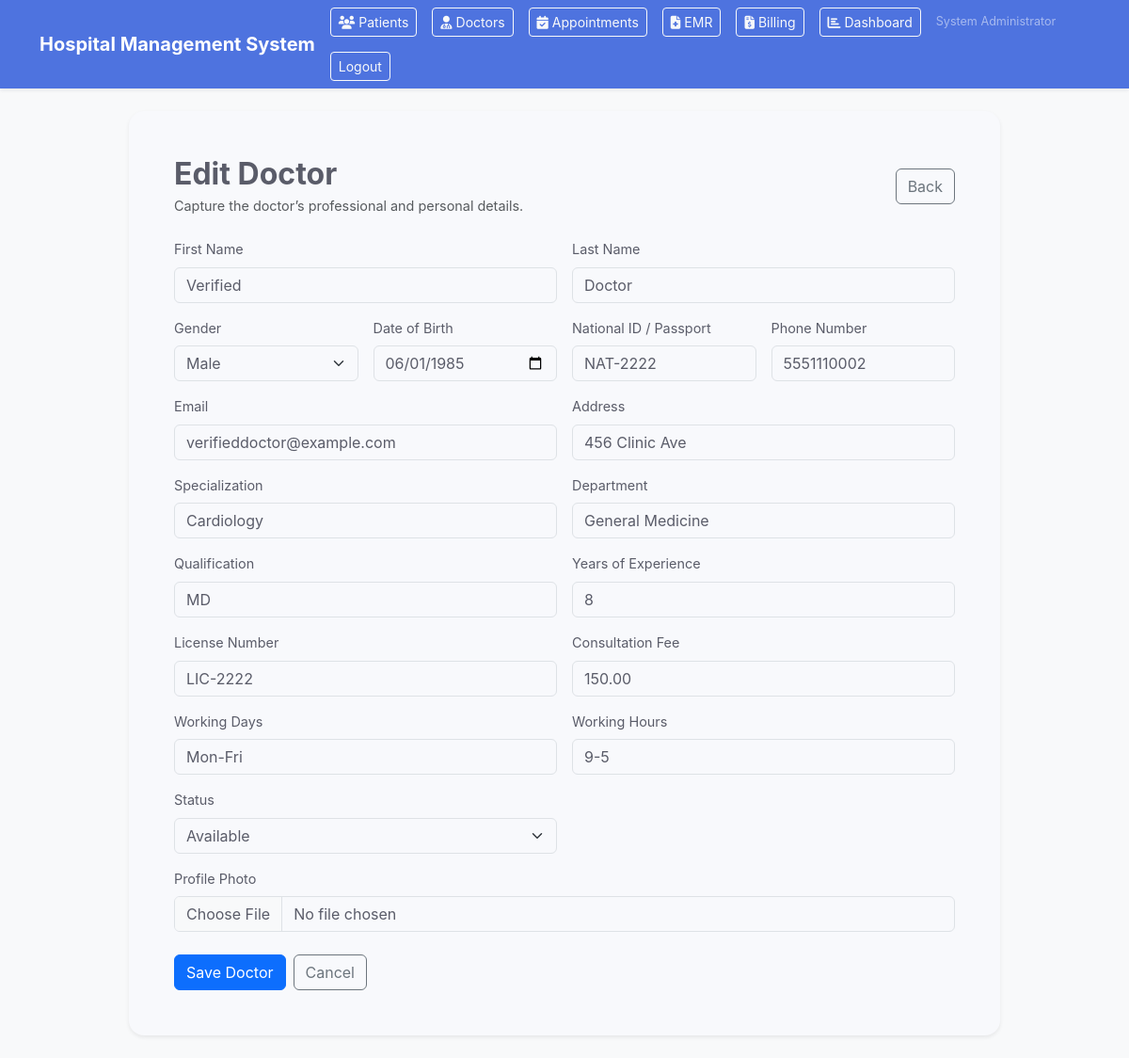
/doctors/edit/1 (signed in), run on the app's committed database.
### Hospital-Management-System/models.py (models this page shows, shortened)
class User(db.Model, UserMixin):
    __tablename__ = "users"
    id = db.Column(db.Integer, primary_key=True)
    username = db.Column(db.String(80), unique=True, nullable=False)
    password_hash = db.Column(db.String(255), nullable=False)
    role = db.Column(db.String(50), nullable=False)
    full_name = db.Column(db.String(120), nullable=False, default="")
    failed_login_attempts = db.Column(db.Integer, default=0, nullable=False)
    is_locked = db.Column(db.Boolean, default=False, nullable=False)
    last_password_change = db.Column(db.DateTime, default=datetime.utcnow, nullable=False)
    patient = db.relationship("Patient", backref="user", uselist=False, cascade="all, delete-orphan")
    doctor = db.relationship("Doctor", backref="user", uselist=False, cascade="all, delete-orphan")
    nurse = db.relationship("Nurse", backref="user", uselist=False, cascade="all, delete-orphan")
    employee = db.relationship("Employee", backref=db.backref("user", uselist=False))

class Doctor(db.Model):
    __tablename__ = "doctors"
    id = db.Column(db.Integer, primary_key=True)
    user_id = db.Column(db.Integer, db.ForeignKey("users.id"), nullable=True)
    doctor_id = db.Column(db.String(50), unique=True, nullable=False, default="")
    first_name = db.Column(db.String(80), nullable=False, default="")
    last_name = db.Column(db.String(80), nullable=False, default="")
    gender = db.Column(db.String(20), nullable=True)
    date_of_birth = db.Column(db.Date, nullable=True)
    national_id = db.Column(db.String(50), nullable=True)
    phone = db.Column(db.String(30), nullable=True)
    email = db.Column(db.String(120), nullable=True)
    address = db.Column(db.Text, nullable=True)
    specialization = db.Column(db.String(120), nullable=True)
    department = db.Column(db.String(120), nullable=True)
    qualification = db.Column(db.String(200), nullable=True)
    years_of_experience = db.Column(db.Integer, default=0)
    license_number = db.Column(db.String(80), nullable=True)
    consultation_fee = db.Column(db.Numeric(10, 2), default=0)
    working_days = db.Column(db.String(120), nullable=True)
    working_hours = db.Column(db.String(120), nullable=True)
    status = db.Column(db.String(50), default="Available")
    profile_photo = db.Column(db.String(255), nullable=True)
    date_joined = db.Column(db.DateTime, default=datetime.utcnow, nullable=False)

### Hospital-Management-System/routes/doctors.py (the view, shortened to what this page needs)
@doctors_bp.route("/doctors/edit/<int:doctor_id>", methods=["GET", "POST"])
@login_required
def edit_doctor(doctor_id):
    doctor = Doctor.query.get_or_404(doctor_id)
    return render_template("doctor_form.html", doctor=doctor, title="Edit Doctor")

### Hospital-Management-System/app.py (called while the page is built)
@login_manager.user_loader
def load_user(user_id: str):
    return get_user_by_id(int(user_id))

@app.before_request
def protect_pages():
    if request.endpoint in {None, "static"}:
        return None
    if request.endpoint in {"auth.login", "auth.logout", "auth.register"}:
        return None
    if current_user.is_authenticated:
        return None
    flash("Please log in to continue.", "warning")
    return redirect(url_for("auth.login"))

@app.context_processor
def inject_settings():
    if 'settings' not in g:
        try:
            if db.inspect(db.engine).has_table('system_settings'):
                g.settings = {s.key: s.value for s in SystemSetting.query.all()}
            else:
                g.settings = {}
        except Exception:
            g.settings = {}
    return dict(settings=g.settings)

### Hospital-Management-System/models.py (called while the page is built)
def get_user_by_id(user_id: int) -> Optional[User]:
    if current_app:
        return User.query.get(user_id)
    from app import app as flask_app
    with flask_app.app_context():
        return User.query.get(user_id)

### Hospital-Management-System/templates/doctors/doctor_form.html (shortened to what this page needs)
{% extends "base.html" %}
{% block content %}
<div class="row justify-content-center">
    <div class="col-lg-10">
        <div class="card border-0 shadow-sm rounded-4">
            <div class="card-body p-4 p-lg-5">
                <div class="d-flex justify-content-between align-items-center mb-4">
                    <div>
                        <h2 class="fw-bold mb-1">{{ title }}</h2>
                        <p class="text-muted mb-0">Capture the doctor’s professional and personal details.</p>
                    </div>
                    <a class="btn btn-outline-secondary" href="{{ url_for('doctors.doctors_index') }}">Back</a>
                </div>
                <form method="post" enctype="multipart/form-data">
                    <div class="row g-3">
                        <div class="col-md-6"><label class="form-label">First Name</label><input type="text" class="form-control" name="first_name" value="{{ doctor.first_name if doctor else '' }}" required></div>
                        <div class="col-md-6"><label class="form-label">Last Name</label><input type="text" class="form-control" name="last_name" value="{{ doctor.last_name if doctor else '' }}" required></div>
                        <div class="col-md-3"><label class="form-label">Gender</label><select class="form-select" name="gender" required><option value="Male" {% if doctor and doctor.gender=='Male' %}selected{% endif %}>Male</option></select></div>
                        <div class="col-md-3"><label class="form-label">Date of Birth</label><input type="date" class="form-control" name="date_of_birth" value="{{ doctor.date_of_birth.strftime('%Y-%m-%d') if doctor else '' }}" required></div>
                        <div class="col-md-3"><label class="form-label">National ID / Passport</label><input type="text" class="form-control" name="national_id" value="{{ doctor.national_id if doctor else '' }}" required></div>
                        <div class="col-md-3"><label class="form-label">Phone Number</label><input type="text" class="form-control" name="phone" value="{{ doctor.phone if doctor else '' }}" required></div>
                        <div class="col-md-6"><label class="form-label">Email</label><input type="email" class="form-control" name="email" value="{{ doctor.email if doctor else '' }}" required></div>
                        <div class="col-md-6"><label class="form-label">Address</label><input type="text" class="form-control" name="address" value="{{ doctor.address if doctor else '' }}" required></div>
                        <div class="col-md-6"><label class="form-label">Specialization</label><input type="text" class="form-control" name="specialization" value="{{ doctor.specialization if doctor else '' }}" required></div>
                        <div class="col-md-6"><label class="form-label">Department</label><input type="text" class="form-control" name="department" value="{{ doctor.department if doctor else '' }}" required></div>
                        <div class="col-md-6"><label class="form-label">Qualification</label><input type="text" class="form-control" name="qualification" value="{{ doctor.qualification if doctor else '' }}" required></div>
                        <div class="col-md-6"><label class="form-label">Years of Experience</label><input type="number" class="form-control" name="years_of_experience" value="{{ doctor.years_of_experience if doctor else '' }}" required></div>
                        <div class="col-md-6"><label class="form-label">License Number</label><input type="text" class="form-control" name="license_number" value="{{ doctor.license_number if doctor else '' }}" required></div>
                        <div class="col-md-6"><label class="form-label">Consultation Fee</label><input type="number" step="0.01" class="form-control" name="consultation_fee" value="{{ doctor.consultation_fee if doctor else '' }}" required></div>
                        <div class="col-md-6"><label class="form-label">Working Days</label><input type="text" class="form-control" name="working_days" value="{{ doctor.working_days if doctor else '' }}" required></div>
                        <div class="col-md-6"><label class="form-label">Working Hours</label><input type="text" class="form-control" name="working_hours" value="{{ doctor.working_hours if doctor else '' }}" required></div>
                        <div class="col-md-6"><label class="form-label">Status</label><select class="form-select" name="status"><option value="Available" {% if doctor and doctor.status=='Available' %}selected{% endif %}>Available</option></select></div>
                        <div class="col-md-12"><label class="form-label">Profile Photo</label><input type="file" class="form-control" name="photo"></div>
                    </div>
                    <div class="mt-4 d-flex gap-2">
                        <button type="submit" class="btn btn-primary">Save Doctor</button>
                        <a href="{{ url_for('doctors.doctors_index') }}" class="btn btn-outline-secondary">Cancel</a>
                    </div>
                </form>
            </div>
        </div>
    </div>
</div>
{% endblock %}

### Hospital-Management-System/templates/base.html (shortened to what this page needs)
<!doctype html>
<html lang="en">
<head>
    <link href="https://cdn.jsdelivr.net/npm/bootstrap@5.3.3/dist/css/bootstrap.min.css" rel="stylesheet">
    <link rel="stylesheet" href="https://cdnjs.cloudflare.com/ajax/libs/font-awesome/6.5.2/css/all.min.css">
    <link rel="stylesheet" href="{{ url_for('static', filename='css/style.css') }}">
</head>
<body class="bg-light">
    <nav class="navbar navbar-expand-lg navbar-dark bg-primary shadow-sm">
        <div class="container">
            <a class="navbar-brand fw-bold" href="{{ url_for('auth.dashboard') if current_user.is_authenticated else url_for('auth.login') }}">Hospital Management System</a>
            {% if current_user.is_authenticated %}
                <div class="d-flex align-items-center gap-3 flex-wrap">
                    <a class="btn btn-outline-light btn-sm" href="{{ url_for('patients.patients_index') }}"><i class="fas fa-users me-1"></i>Patients</a>
                    <a class="btn btn-outline-light btn-sm" href="{{ url_for('doctors.doctors_index') }}"><i class="fas fa-user-md me-1"></i>Doctors</a>
                    <a class="btn btn-outline-light btn-sm" href="{{ url_for('appointments.appointments_index') }}"><i class="fas fa-calendar-check me-1"></i>Appointments</a>
                    <a class="btn btn-outline-light btn-sm" href="{{ url_for('emr.emr_index') }}"><i class="fas fa-file-medical me-1"></i>EMR</a>
                    <a class="btn btn-outline-light btn-sm" href="{{ url_for('billing.billing_index') }}"><i class="fas fa-file-invoice-dollar me-1"></i>Billing</a>
                    <a class="btn btn-outline-light btn-sm" href="{{ url_for('patients.dashboard_patients') }}"><i class="fas fa-chart-bar me-1"></i>Dashboard</a>
                    <span class="text-white-50 small">{{ current_user.full_name or current_user.username }}</span>
                    <a class="btn btn-outline-light btn-sm" href="{{ url_for('auth.logout') }}">Logout</a>
                </div>
            {% endif %}
        </div>
    </nav>
    <main class="container py-4">
        {% block content %}{% endblock %}
    </main>
</body>
</html>

### Hospital-Management-System/static/css/style.css (style rules this page uses)
:root { --bs-primary-rgb: 78, 115, 223; --bs-secondary-rgb: 133, 135, 150; --bs-font-sans-serif: "Inter", -apple-system, BlinkMacSystemFont, "Segoe UI", Roboto, "Helvetica Neue", Arial, sans-serif; --bs-body-font-family: var(--bs-font-sans-serif); --bs-body-font-size: 0.9rem; --bs-body-color: #5a5c69; --bs-body-bg: #f8f9fc; }
body { overflow-x: hidden; }
.navbar { box-shadow: 0 0.15rem 1.75rem 0 rgba(58, 59, 69, 0.15); }
.card { border: none; transition: all 0.3s; }

### data on the page
User: full_name "System Administrator"
Doctor: first_name "Verified", last_name "Doctor", gender "Male", date_of_birth "06/01/1985", national_id "NAT-2222", phone "5551110002", email "verifieddoctor@example.com", address "456 Clinic Ave", specialization "Cardiology", department "General Medicine", qualification "MD", years_of_experience "8", license_number "LIC-2222", consultation_fee "150.00", working_days "Mon-Fri", working_hours "9-5", status "Available"

### other printed values
{{ title }} "Edit Doctor"
